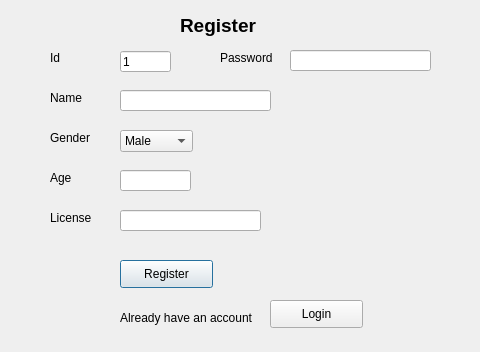
<?xml version="1.0" encoding="UTF-8"?>
<ui version="4.0">
 <class>frmRegister</class>
 <widget class="QDialog" name="frmRegister">
  <property name="geometry">
   <rect>
    <x>0</x>
    <y>0</y>
    <width>480</width>
    <height>352</height>
   </rect>
  </property>
  <property name="windowTitle">
   <string>Information</string>
  </property>
  <widget class="QLabel" name="label">
   <property name="geometry">
    <rect>
     <x>180</x>
     <y>10</y>
     <width>141</width>
     <height>31</height>
    </rect>
   </property>
   <property name="text">
    <string>&lt;html&gt;&lt;head/&gt;&lt;body&gt;&lt;p&gt;&lt;span style=&quot; font-size:14pt; font-weight:600;&quot;&gt;Register&lt;/span&gt;&lt;/p&gt;&lt;/body&gt;&lt;/html&gt;</string>
   </property>
  </widget>
  <widget class="QLabel" name="label_2">
   <property name="geometry">
    <rect>
     <x>50</x>
     <y>90</y>
     <width>55</width>
     <height>16</height>
    </rect>
   </property>
   <property name="text">
    <string>Name</string>
   </property>
  </widget>
  <widget class="QLineEdit" name="name">
   <property name="geometry">
    <rect>
     <x>120</x>
     <y>90</y>
     <width>151</width>
     <height>21</height>
    </rect>
   </property>
  </widget>
  <widget class="QLabel" name="label_3">
   <property name="geometry">
    <rect>
     <x>50</x>
     <y>170</y>
     <width>55</width>
     <height>16</height>
    </rect>
   </property>
   <property name="text">
    <string>Age</string>
   </property>
  </widget>
  <widget class="QLineEdit" name="age">
   <property name="geometry">
    <rect>
     <x>120</x>
     <y>170</y>
     <width>71</width>
     <height>21</height>
    </rect>
   </property>
  </widget>
  <widget class="QLabel" name="label_4">
   <property name="geometry">
    <rect>
     <x>50</x>
     <y>210</y>
     <width>55</width>
     <height>16</height>
    </rect>
   </property>
   <property name="text">
    <string>License</string>
   </property>
  </widget>
  <widget class="QLineEdit" name="license">
   <property name="geometry">
    <rect>
     <x>120</x>
     <y>210</y>
     <width>141</width>
     <height>21</height>
    </rect>
   </property>
  </widget>
  <widget class="QPushButton" name="btnSaveDriver">
   <property name="geometry">
    <rect>
     <x>120</x>
     <y>260</y>
     <width>93</width>
     <height>28</height>
    </rect>
   </property>
   <property name="text">
    <string>Register</string>
   </property>
  </widget>
  <widget class="QLineEdit" name="password">
   <property name="geometry">
    <rect>
     <x>290</x>
     <y>50</y>
     <width>141</width>
     <height>21</height>
    </rect>
   </property>
  </widget>
  <widget class="QLabel" name="label_6">
   <property name="geometry">
    <rect>
     <x>220</x>
     <y>50</y>
     <width>55</width>
     <height>16</height>
    </rect>
   </property>
   <property name="text">
    <string>Password</string>
   </property>
  </widget>
  <widget class="QLineEdit" name="id_driver">
   <property name="geometry">
    <rect>
     <x>120</x>
     <y>51</y>
     <width>51</width>
     <height>21</height>
    </rect>
   </property>
   <property name="text">
    <string>1</string>
   </property>
   <property name="readOnly">
    <bool>true</bool>
   </property>
  </widget>
  <widget class="QLabel" name="label_7">
   <property name="geometry">
    <rect>
     <x>50</x>
     <y>50</y>
     <width>55</width>
     <height>16</height>
    </rect>
   </property>
   <property name="text">
    <string>Id</string>
   </property>
  </widget>
  <widget class="QLabel" name="label_5">
   <property name="geometry">
    <rect>
     <x>120</x>
     <y>310</y>
     <width>161</width>
     <height>16</height>
    </rect>
   </property>
   <property name="text">
    <string>Already have an account</string>
   </property>
  </widget>
  <widget class="QPushButton" name="btnLogin">
   <property name="geometry">
    <rect>
     <x>270</x>
     <y>300</y>
     <width>93</width>
     <height>28</height>
    </rect>
   </property>
   <property name="text">
    <string>Login</string>
   </property>
  </widget>
  <widget class="QLabel" name="label_8">
   <property name="geometry">
    <rect>
     <x>50</x>
     <y>130</y>
     <width>55</width>
     <height>16</height>
    </rect>
   </property>
   <property name="text">
    <string>Gender</string>
   </property>
  </widget>
  <widget class="QComboBox" name="cbGender">
   <property name="geometry">
    <rect>
     <x>120</x>
     <y>130</y>
     <width>73</width>
     <height>22</height>
    </rect>
   </property>
   <item>
    <property name="text">
     <string>Male</string>
    </property>
   </item>
   <item>
    <property name="text">
     <string>Female</string>
    </property>
   </item>
  </widget>
 </widget>
 <resources/>
 <connections/>
</ui>
